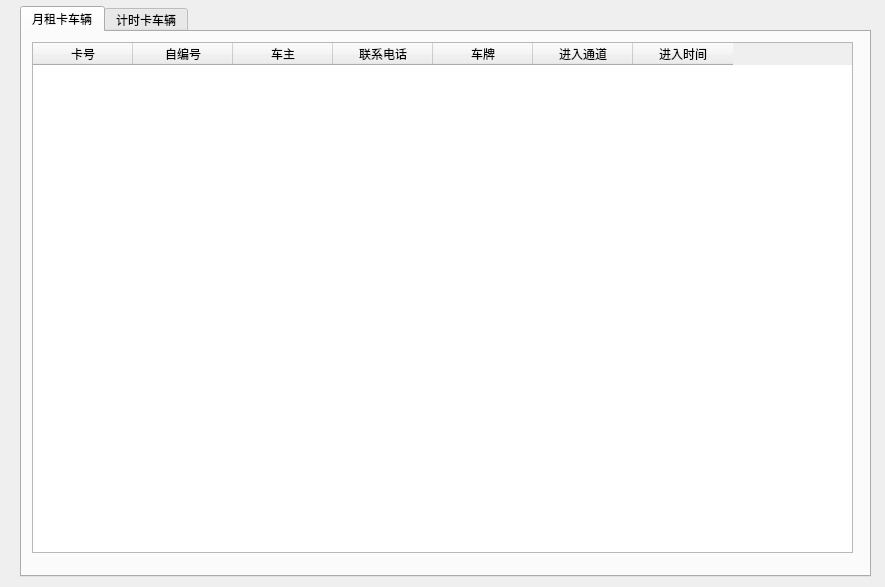
<?xml version="1.0" encoding="UTF-8"?>
<ui version="4.0">
 <class>CDlgStaying</class>
 <widget class="QDialog" name="CDlgStaying">
  <property name="geometry">
   <rect>
    <x>0</x>
    <y>0</y>
    <width>885</width>
    <height>587</height>
   </rect>
  </property>
  <property name="windowTitle">
   <string>当前滞留车辆信息</string>
  </property>
  <widget class="QTabWidget" name="tabWidget">
   <property name="geometry">
    <rect>
     <x>20</x>
     <y>6</y>
     <width>851</width>
     <height>571</height>
    </rect>
   </property>
   <property name="currentIndex">
    <number>0</number>
   </property>
   <widget class="QWidget" name="tab">
    <attribute name="title">
     <string>月租卡车辆</string>
    </attribute>
    <widget class="QTableWidget" name="tableWidgetMonth">
     <property name="geometry">
      <rect>
       <x>10</x>
       <y>10</y>
       <width>821</width>
       <height>511</height>
      </rect>
     </property>
     <property name="toolTip">
      <string>单击【卡号】单元格，查看对应车辆图片。</string>
     </property>
     <column>
      <property name="text">
       <string>卡号</string>
      </property>
     </column>
     <column>
      <property name="text">
       <string>自编号</string>
      </property>
     </column>
     <column>
      <property name="text">
       <string>车主</string>
      </property>
     </column>
     <column>
      <property name="text">
       <string>联系电话</string>
      </property>
     </column>
     <column>
      <property name="text">
       <string>车牌</string>
      </property>
     </column>
     <column>
      <property name="text">
       <string>进入通道</string>
      </property>
     </column>
     <column>
      <property name="text">
       <string>进入时间</string>
      </property>
     </column>
    </widget>
   </widget>
   <widget class="QWidget" name="tab_2">
    <attribute name="title">
     <string>计时卡车辆</string>
    </attribute>
    <widget class="QTableWidget" name="tableWidgetTime">
     <property name="geometry">
      <rect>
       <x>10</x>
       <y>10</y>
       <width>821</width>
       <height>511</height>
      </rect>
     </property>
     <property name="toolTip">
      <string>单击【卡号】单元格，查看对应车辆图片。</string>
     </property>
     <column>
      <property name="text">
       <string>卡号</string>
      </property>
     </column>
     <column>
      <property name="text">
       <string>自编号</string>
      </property>
     </column>
     <column>
      <property name="text">
       <string>车牌</string>
      </property>
     </column>
     <column>
      <property name="text">
       <string>进入通道</string>
      </property>
     </column>
     <column>
      <property name="text">
       <string>进入时间</string>
      </property>
     </column>
    </widget>
   </widget>
  </widget>
 </widget>
 <resources/>
 <connections/>
</ui>
